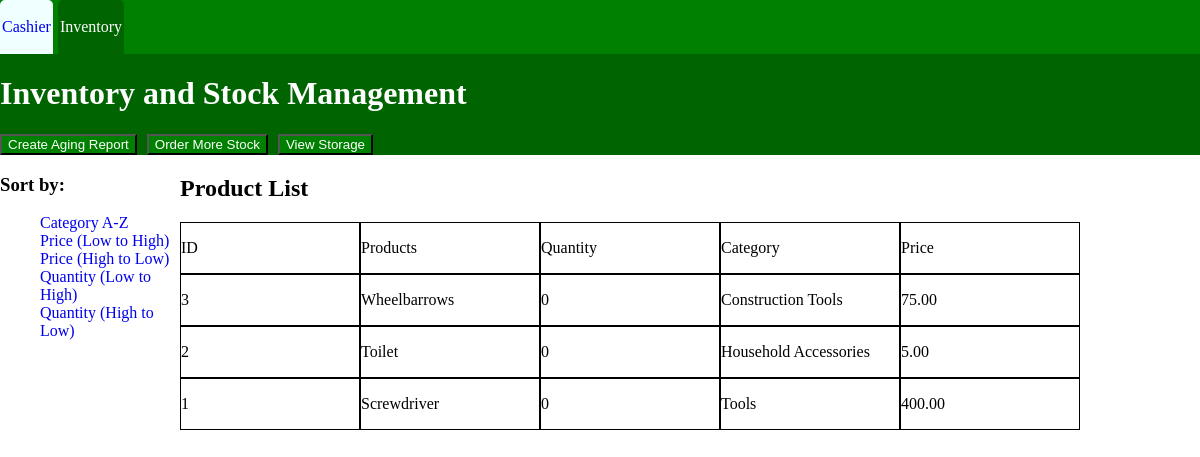
The app's page /inventory.php?sort=category_asc with its own data.
### tables this page shows
CREATE TABLE products (
    id INT NOT NULL AUTO_INCREMENT PRIMARY KEY,
    name VARCHAR(255) NOT NULL UNIQUE,
    selling_price DECIMAL(10,2),
    category VARCHAR(255) NOT NULL,
    quantity INT NOT NULL DEFAULT 0,
    storage_id INT NOT NULL,
    supplier_id INT NOT NULL,
    FOREIGN KEY (storage_id) REFERENCES storage(id),
    FOREIGN KEY (supplier_id) REFERENCES supplier(id)
);

### inventory.php (the view, shortened to what this page needs)
<?php
    require_once __DIR__ . '/config/database.php';
   $sort = $_GET['sort'] ?? 'id_asc';
   $sortOptions = [ 'category_asc' => 'category ASC',
   'category_desc' => 'category DESC',
   'price_asc' => 'selling_price ASC',
   'price_desc' => 'selling_price DESC',
   'quantity_asc' => 'quantity ASC',
   'quantity_desc' => 'quantity DESC',
   'id_asc' => 'id ASC',
   ];
   $orderBy = $sortOptions[$sort] ?? $sortOptions['id_asc'];
   $stmt = $pdo->query("SELECT * FROM products ORDER BY $orderBy"); $products = $stmt->fetchAll(PDO::FETCH_ASSOC);
?>
<!DOCTYPE html>
<html lang="en">
<head>
    <link rel="stylesheet" href="inventory.css">
</head>
<body>
    <div class="navbar">
        <a href="cashier.php">
            <div class="cashier">
                <p>Cashier</p>
            </div>
        </a>
        <a href="inventory.php">
            <div class="inventory">
                <p>Inventory</p>
            </div>
        </a>
    </div>
    <div class="header">
        <h1>Inventory and Stock Management</h1>
    </div>
    <div class="toolBar">
        <div><button>Create Aging Report</button></div>
        <div><button>Order More Stock</button></div>
        <div><button>View Storage</button></div>
    </div>
    <div class="middle">
        <div class="middleLeft">
            <div>
                <h3>Sort by:</h3>
                <ul class="sortList">
                    <a href="?sort=category_asc">Category A-Z</a>
                    <a href="?sort=price_asc">Price (Low to High)</a>
                    <a href="?sort=price_desc">Price (High to Low)</a>
                    <a href="?sort=quantity_asc">Quantity (Low to High)</a>
                    <a href="?sort=quantity_desc">Quantity (High to Low)</a>
                </ul>
            </div>
        </div>
        <div class="middleRight">
            <h2>Product List</h2>
            <div class="productTopRow">
                <div class="productID"><p>ID</p></div>
                <div class="product"><p>Products</p></div>
                <div class="quantity"><p>Quantity</p></div>
                <div class="cost"><p>Category</p></div>
                <div class="price"><p>Price</p></div>
            </div>
            <div class="productsGrid">
                <?php foreach($products as $product): ?>
                    <div class="productRow">
                        <div><p><?= htmlspecialchars($product['id']) ?></p></div>
                        <div><p><?= htmlspecialchars($product['name'])?></p></div>
                        <div><p><?= htmlspecialchars($product['quantity'])?></p></div>
                        <div><p><?= htmlspecialchars($product['category'])?></div>
                        <div><p><?= htmlspecialchars($product['selling_price'])?></p></div>
                    </div>
                <?php endforeach; ?>
            </div>
        </div>
    </div>
</body>
</html>

### inventory.css (style rules this page uses)
body { display: flex; flex-direction: column; justify-content: center; align-items: center; margin: 0; }
.navbar { height: 10%; display: flex; background-color: green; width: 100%; gap: 5px; }
.navbar div { width: fit-content; border-radius: 5px 5px 0px 0px; padding: 2px; margin-bottom: 0px; }
a { text-decoration: none; }
.inventory { background-color: darkgreen; color: white; }
.cashier { background-color: azure; }
.header { background-color: darkgreen; color: white; width: 100%; }
.middle { width: 100%; display: flex; }
.middleLeft { width: 15%; }
.sortList { display: flex; flex-direction: column; }
.middleRight { width: 75%; }
.toolBar { display: flex; gap: 10px; width: 100%; background-color: darkgreen; }
.toolBar button { background-color: green; color: white; }
.productTopRow { display: flex; justify-content: space-around; }
.productTopRow div { width: 100%; border: 1px solid black; }
.productRow { display: flex; justify-content: space-around; }
.productRow div { width: 100%; border: 1px solid black; }

### records on screen
products: id "3", name "Wheelbarrows", quantity "0", category "Construction Tools", selling_price "75.00"
products: id "2", name "Toilet", quantity "0", category "Household Accessories", selling_price "5.00"
products: id "1", name "Screwdriver", quantity "0", category "Tools", selling_price "400.00"
